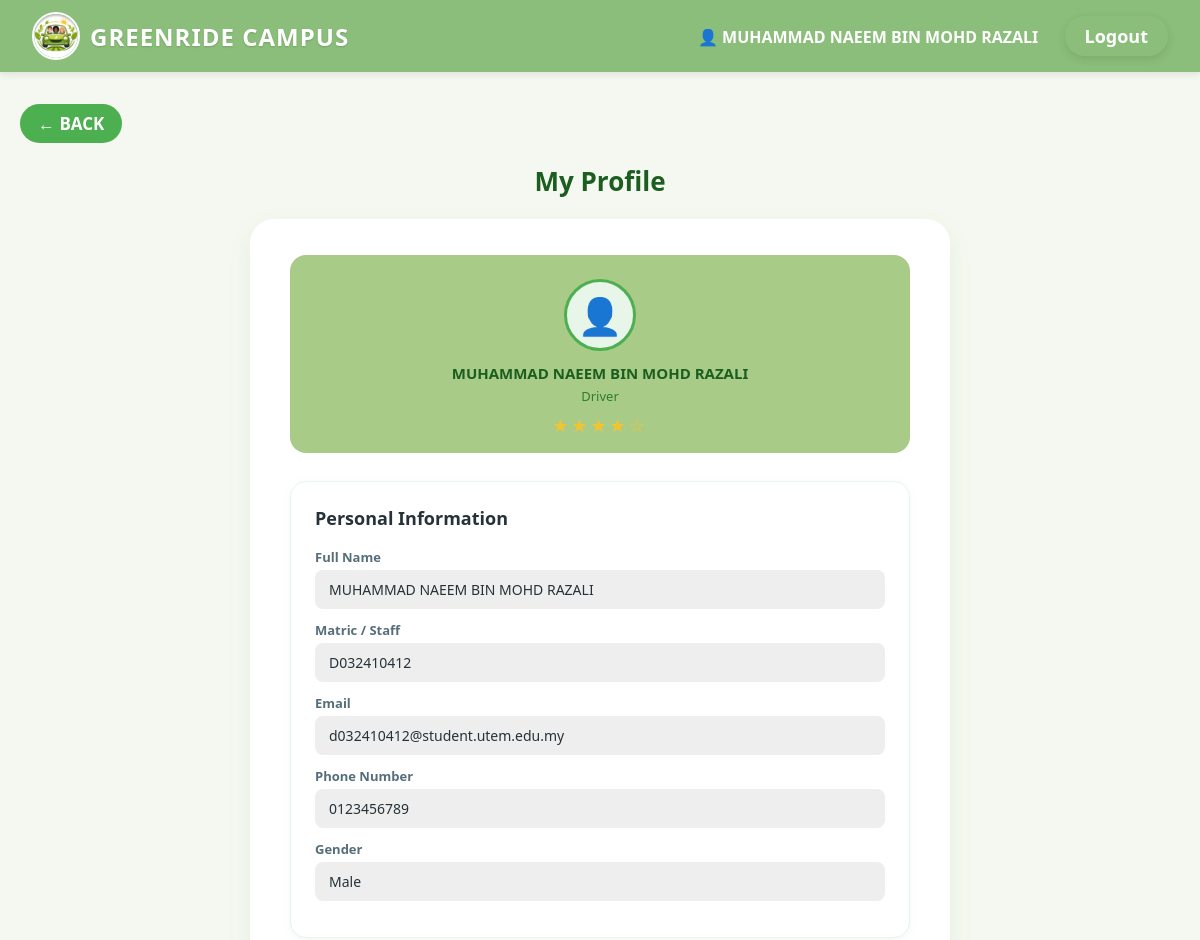
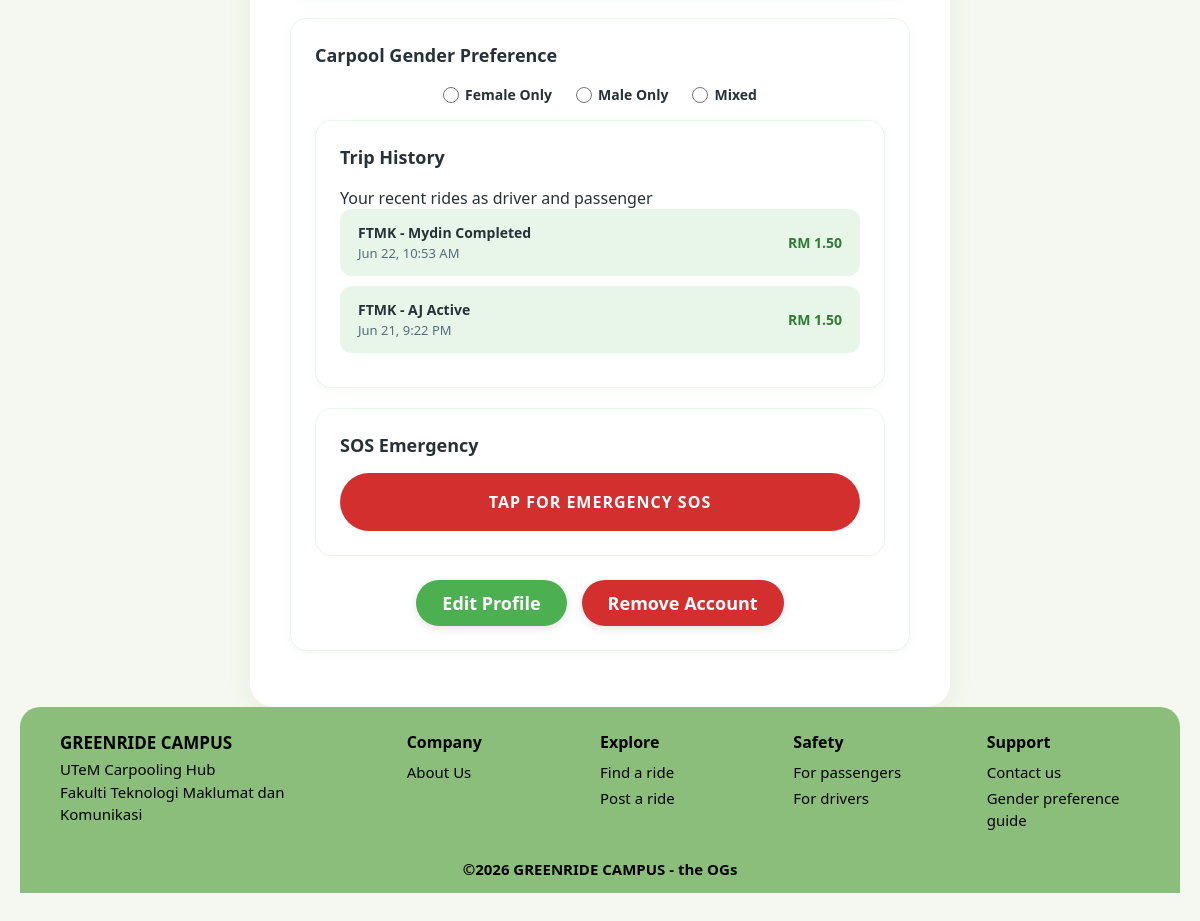
/profile/profile.php (signed in), run on the app's committed database (2 pictures, top to bottom).
### tables this page shows
CREATE TABLE `user` (
  `user_ID` int(5) NOT NULL,
  `name` varchar(100) NOT NULL,
  `email` varchar(100) NOT NULL,
  `password` varchar(255) NOT NULL,
  `phone_number` varchar(20) NOT NULL,
  `role` varchar(20) NOT NULL,
  `matric_number` varchar(10) NOT NULL,
  `gender` varchar(10) NOT NULL
);

CREATE TABLE `trip` (
  `trip_ID` int(5) NOT NULL,
  `origin` varchar(100) NOT NULL,
  `destination` varchar(100) NOT NULL,
  `distance_km` decimal(6,2) NOT NULL,
  `departure` datetime NOT NULL,
  `seats_available` int(2) NOT NULL,
  `price` decimal(10,2) NOT NULL,
  `status` varchar(20) NOT NULL,
  `gender_preference` varchar(20) DEFAULT NULL,
  `vehicle_ID` int(5) NOT NULL,
  `user_ID` int(5) NOT NULL
);

### profile/profile.php (the view, shortened to what this page needs)
<?php
require_once '../config/database.php';
$user_id = $_SESSION['user_id'];
$user = $conn->query("SELECT * FROM user WHERE user_id='$user_id'")->fetch_assoc();
$triphistory = $conn->query("
    SELECT * FROM trip
    WHERE user_id='$user_id'
    ORDER BY departure DESC
    LIMIT 5
");
?>
<!DOCTYPE html>
<html lang="en">
<head>
    <link rel="stylesheet" href="../assets/css/style.css">
    <link rel="stylesheet" href="../assets/css/profile.css">
</head>
<body>
<?php include '../includes/header.php'; ?>
<div class="container">
    <a href="../dashboard/dashboard.php" class="btn-back">← BACK</a>
    <h1 class="page-title">My Profile</h1>
    <div class="profile-card-layout">
        <div class="profile-avatar-wrapper">
            <div class="profile-img">👤</div>
            <div class="profile-name"><?php echo htmlspecialchars($user['name']); ?></div>
            <div class="profile-matric"><?php echo htmlspecialchars($user['role'] ?? 'Member'); ?></div>
            <div class="profile-stars">
            </div>
        </div>
        <div class="profile-section">
            <h3>Personal Information</h3>
            <div class="profile-field">
                <label>Full Name</label>
                <span class="field-value"><?php echo htmlspecialchars($user['name']); ?></span>
            </div>
            <div class="profile-field">
                <label>Matric / Staff</label>
                <span class="field-value"><?php echo htmlspecialchars($user['matric_number'] ?? ''); ?></span>
            </div>
            <div class="profile-field">
                <label>Email</label>
                <span class="field-value"><?php echo htmlspecialchars($user['email']); ?></span>
            </div>
            <div class="profile-field">
                <label>Phone Number</label>
                <span class="field-value"><?php echo htmlspecialchars($user['phone_number'] ?? ''); ?></span>
            </div>
            <div class="profile-field">
                <label>Gender</label>
                <span class="field-value"><?php echo htmlspecialchars($user['gender'] ?? ''); ?></span>
            </div>
        </div>
         <div class="profile-section">
            <h3>Carpool Gender Preference</h3>
            <form action="update_gender_pref.php" method="POST">
                <div class="gender-pref-options">
            <label>
                <input type="radio" name="gender_pref" value="female_only"
                    <?php echo ($user['gender_pref'] ?? '') === 'female_only' ? 'checked' : ''; ?>>
                Female Only
            </label>
            <label>
                <input type="radio" name="gender_pref" value="male_only"
                    <?php echo ($user['gender_pref'] ?? '') === 'male_only' ? 'checked' : ''; ?>>
                Male Only
            </label>
            <label>
                <input type="radio" name="gender_pref" value="mixed"
                    <?php echo ($user['gender_pref'] ?? '') === 'mixed' ? 'checked' : ''; ?>>
                Mixed
            </label>
          </div>
        <div class="profile-section">
    <h3>Trip History</h3>
    <p class="section-subtitle">Your recent rides as driver and passenger</p>
  <?php if ($triphistory && $triphistory->num_rows > 0): ?>
    <?php while ($trip = $triphistory->fetch_assoc()): ?>
        <div class="trip-history-item">
            <div>
                <div class="trip-route">
                    <?php echo htmlspecialchars($trip['origin'] . ' - ' . $trip['destination']); ?>
                    <span class="badge-status badge-<?php echo strtolower($trip['status']); ?>">
                        <?php echo htmlspecialchars($trip['status']); ?>
                    </span>
                </div>
                <div class="trip-time">
                    <?php echo date('M j, g:i A', strtotime($trip['departure'])); ?>
                </div>
            </div>
            <div class="trip-amount">
                RM <?php echo number_format($trip['price'], 2); ?>
            </div>
        </div>
    <?php endwhile; ?>
<?php else: ?>
    <p>No trip history yet.</p>
<?php endif; ?>
</div>
        <div class="sos-section">
            <h3>SOS Emergency</h3>
            <a href="../safety/sos.php" class="btn-sos-big">Tap for Emergency SOS</a>
        </div>
        <div class="profile-action-footer">
            <a href="edit_profile.php" class="btn btn-primary">Edit Profile</a>
            <a href="remove_account.php" class="btn btn-danger"
               onclick="return confirm('Completely remove account?');">Remove Account</a>
        </div>
    </div>
</div>
<?php include '../includes/footer.php'; ?>
</body>
</html>

### assets/css/style.css (style rules this page uses)
:root { --primary-green: #2E7D32; --light-green: #E8F5E9; --accent-green: #4CAF50; --bright-green: #76c442; --dark-green: #1B5E20; --bg-cream: #F1F8E9; --bg-page: #f5f8f0; --danger-red: #D32F2F; --danger-light: #FFEBEE; --text-dark: #263238; --text-muted: #546E7A; --border-radius: 16px; --card-shadow: 0 8px 24px rgba(46, 125, 50, 0.08); --navbar-green: #8bbe7a; }
* { box-sizing: border-box; margin: 0; padding: 0; font-family: 'Segoe UI', Roboto, Helvetica, Arial, sans-serif; }
body { background-color: var(--bg-page); color: var(--text-dark); min-height: 100vh; display: flex; flex-direction: column; }
.btn { padding: 11px 26px; border: none; border-radius: 25px; cursor: pointer; font-weight: 700; font-size: 18px; text-decoration: none; display: inline-flex; align-items: center; justify-content: center; gap: 8px; transition: all 0.2s ease; box-shadow: 0 3px 10px rgba(0,0,0,0.1); }
.btn-primary { background-color: var(--accent-green); color: white; }
.btn-danger { background-color: var(--danger-red); color: white; }
.btn-back { background-color: var(--accent-green); color: white; padding: 8px 18px; border-radius: 25px; font-weight: 700; font-size: 17px; text-decoration: none; display: inline-flex; align-items: center; gap: 6px; margin-bottom: 20px; }
.container { padding: 32px 20px; max-width: 1200px; margin: 0 auto; flex: 1; width: 100%; }

### data on the page
user: name "MUHAMMAD NAEEM BIN MOHD RAZALI", role "Driver", matric_number "D032410412", email "d032410412@student.utem.edu.my", phone_number "0123456789", gender "Male"
trip: origin+destination "FTMK - Mydin", status "Completed", departure "Jun 22, 10:53 AM", price "1.50"
trip: origin+destination "FTMK - AJ", status "Active", departure "Jun 21, 9:22 PM", price "1.50"

### other printed values
$_SESSION['user_name'] "MUHAMMAD NAEEM BIN MOHD RAZALI"
